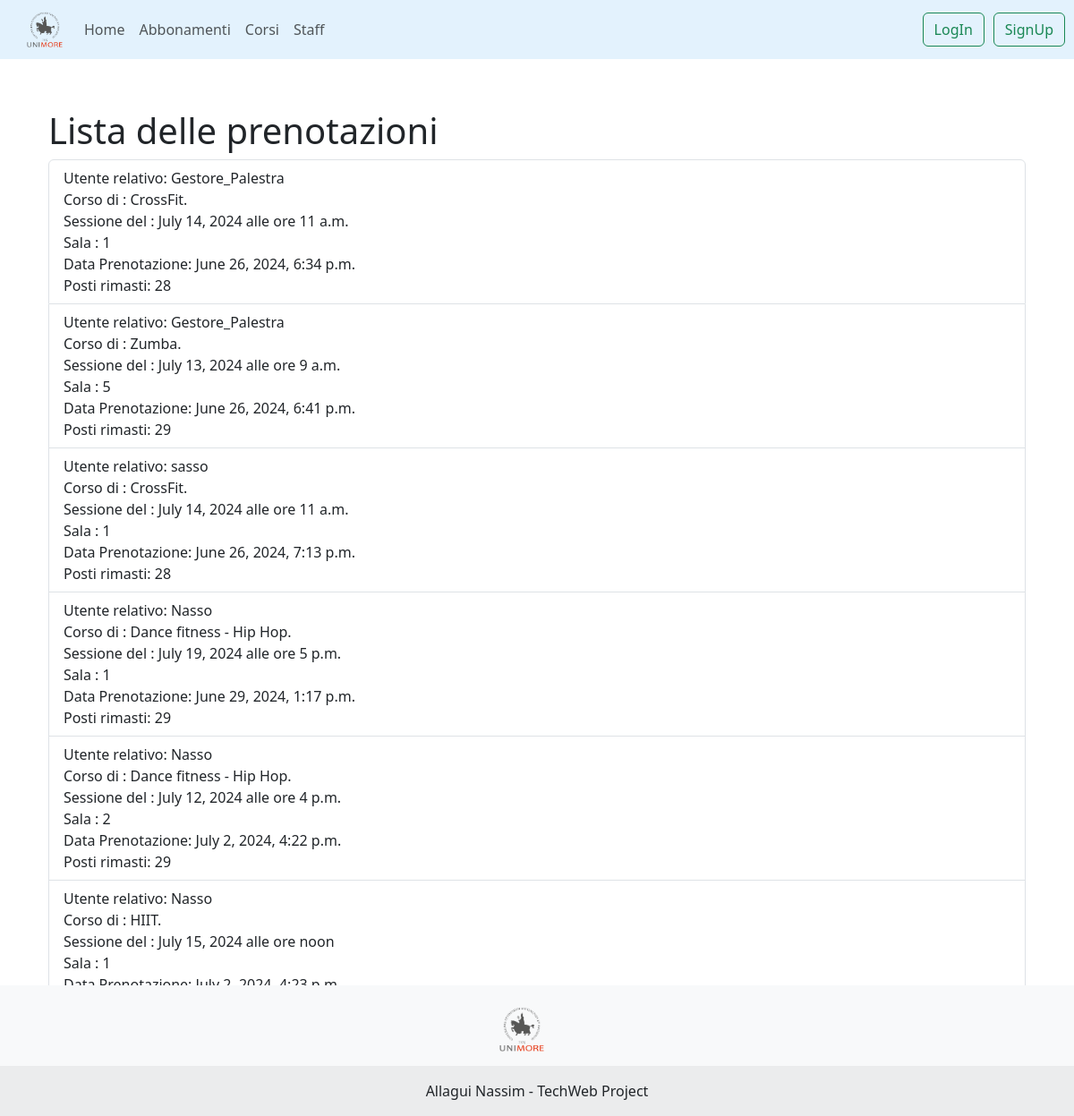
Page /unimoregym/situazione_prenotazioni/ on the committed database.
### unimoregym/models.py (models this page shows, shortened)
class PrenotazioneUtenteCorso(models.Model):
    idPrenotazione = models.AutoField(primary_key=True)
    fk_utente = models.ForeignKey(GymUser, on_delete=models.CASCADE)
    fk_sessione = models.ForeignKey(SessioneCorso, on_delete=models.CASCADE)
    data_prenotazione = models.DateTimeField(auto_now_add=True)

class GymUser(AbstractUser):
    nome = models.CharField(max_length=255, default='')
    cognome = models.CharField(max_length=255, default='')
    codice_fiscale = models.CharField(max_length=16, default='')
    data_nascita = models.DateField(null=True, blank=True)
    profile_image = models.ImageField(upload_to='profile_images/', default='default/default_user.png')
    objects = CustomUserManager()
    def __str__(self):
        out =  self.username
        return out

class SessioneCorso(models.Model):
    idSessione = models.AutoField(primary_key=True)
    ora = models.TimeField()
    data = models.DateField()
    sala_corso = models.IntegerField()
    disponibilita = models.IntegerField(default=30)
    fk_corso = models.ForeignKey(Corso, on_delete=models.CASCADE)

class Corso(models.Model):
    idcorso = models.CharField(max_length=255, primary_key=True)
    nome = models.CharField(max_length=255)
    categoria = models.CharField(max_length=255, default="")
    descrizione = models.TextField()
    durata = models.IntegerField(default=60, help_text="Durata in minuti")
    fk_trainer = models.ForeignKey(Trainer, on_delete=models.CASCADE, null=True, blank=True)
    valutazione_media = models.FloatField(default=0)
    def __str__(self):
        out =  self.nome + ".\n"
        return out
    class Meta:
        verbose_name_plural = "Corsi"

### unimoregym/views.py (the view)
# urls.py: path('situazione_prenotazioni/', SituazionePrenotazioniListView.as_view(), name='situazione_prenotazioni'),
class SituazionePrenotazioniListView(GroupRequiredMixin, ListView):
    group_required = ["Owner"]
    titolo = "Lista delle prenotazioni"
    empty_message = "Non ci sono prenotazioni"
    model = PrenotazioneUtenteCorso
    template_name = "gym/gestore_views/resoconto_prenotazioni.html"

### unimoregym/templates/gym/gestore_views/resoconto_prenotazioni.html (shortened to what this page needs)
{% extends 'base_page.html' %}
{% load crispy_forms_filters %}
{% load crispy_forms_tags %}
{% load static %}
{% block content %}
<div class="container">
    <h1>{{  view.titolo }}</h1>
    <ul class="list-group">
        {% for obj in object_list %}
            <li class="list-group-item">
                Utente relativo: {{ obj.fk_utente }} <br>
                Corso di : {{ obj.fk_sessione.fk_corso }} <br>
                Sessione del : {{ obj.fk_sessione.data }} alle ore {{ obj.fk_sessione.ora }}<br>
                Sala : {{ obj.fk_sessione.sala_corso }} <br>
                Data Prenotazione: {{ obj.data_prenotazione }} <br>
                Posti rimasti: {{ obj.fk_sessione.disponibilita }} <br>
            </li>
        {% empty %}
            <li class="list-group-item"> {{ view.empty_message }}</li>
        {% endfor %}
    </ul>
</div>
{% endblock %}

### templates/base_page.html (style rules this page uses)
body, html { height: 100%; }

### rows in the picture
PrenotazioneUtenteCorso: fk_utente "Gestore_Palestra", fk_sessione.fk_corso "CrossFit.", fk_sessione.data "July 14, 2024", fk_sessione.ora "11 a.m.", fk_sessione.sala_corso "1", data_prenotazione "June 26, 2024, 6:34 p.m.", fk_sessione.disponibilita "28"
PrenotazioneUtenteCorso: fk_utente "Gestore_Palestra", fk_sessione.fk_corso "Zumba.", fk_sessione.data "July 13, 2024", fk_sessione.ora "9 a.m.", fk_sessione.sala_corso "5", data_prenotazione "June 26, 2024, 6:41 p.m.", fk_sessione.disponibilita "29"
PrenotazioneUtenteCorso: fk_utente "sasso", fk_sessione.fk_corso "CrossFit.", fk_sessione.data "July 14, 2024", fk_sessione.ora "11 a.m.", fk_sessione.sala_corso "1", data_prenotazione "June 26, 2024, 7:13 p.m.", fk_sessione.disponibilita "28"
PrenotazioneUtenteCorso: fk_utente "Nasso", fk_sessione.fk_corso "Dance fitness - Hip Hop.", fk_sessione.data "July 19, 2024", fk_sessione.ora "5 p.m.", fk_sessione.sala_corso "1", data_prenotazione "June 29, 2024, 1:17 p.m.", fk_sessione.disponibilita "29"
PrenotazioneUtenteCorso: fk_utente "Nasso", fk_sessione.fk_corso "Dance fitness - Hip Hop.", fk_sessione.data "July 12, 2024", fk_sessione.ora "4 p.m.", fk_sessione.sala_corso "2", data_prenotazione "July 2, 2024, 4:22 p.m.", fk_sessione.disponibilita "29"
PrenotazioneUtenteCorso: fk_utente "Nasso", fk_sessione.fk_corso "HIIT.", fk_sessione.data "July 15, 2024", fk_sessione.ora "noon", fk_sessione.sala_corso "1", data_prenotazione "July 2, 2024, 4:23 p.m."

### other values in the picture
{{ view.titolo }} "Lista delle prenotazioni"
